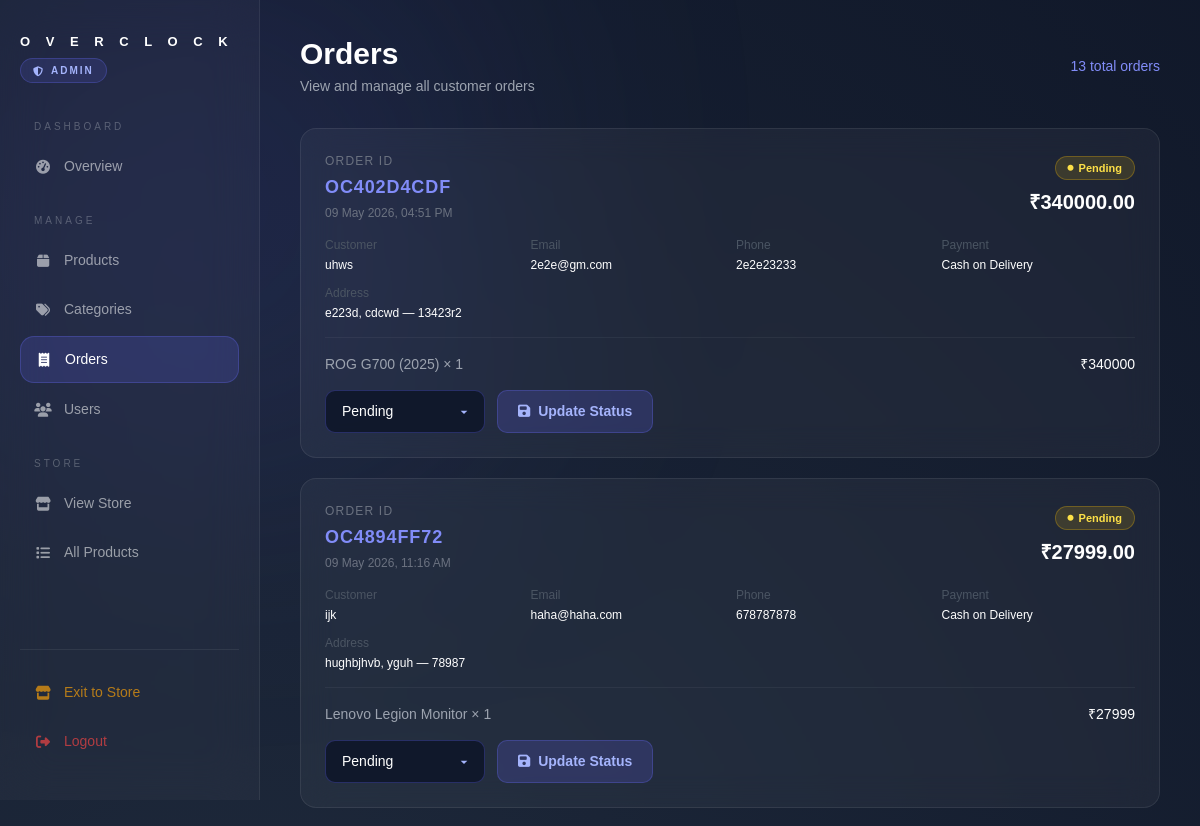
The page /adminhome/orders/ (signed in, upper part) on the database as committed earlier.
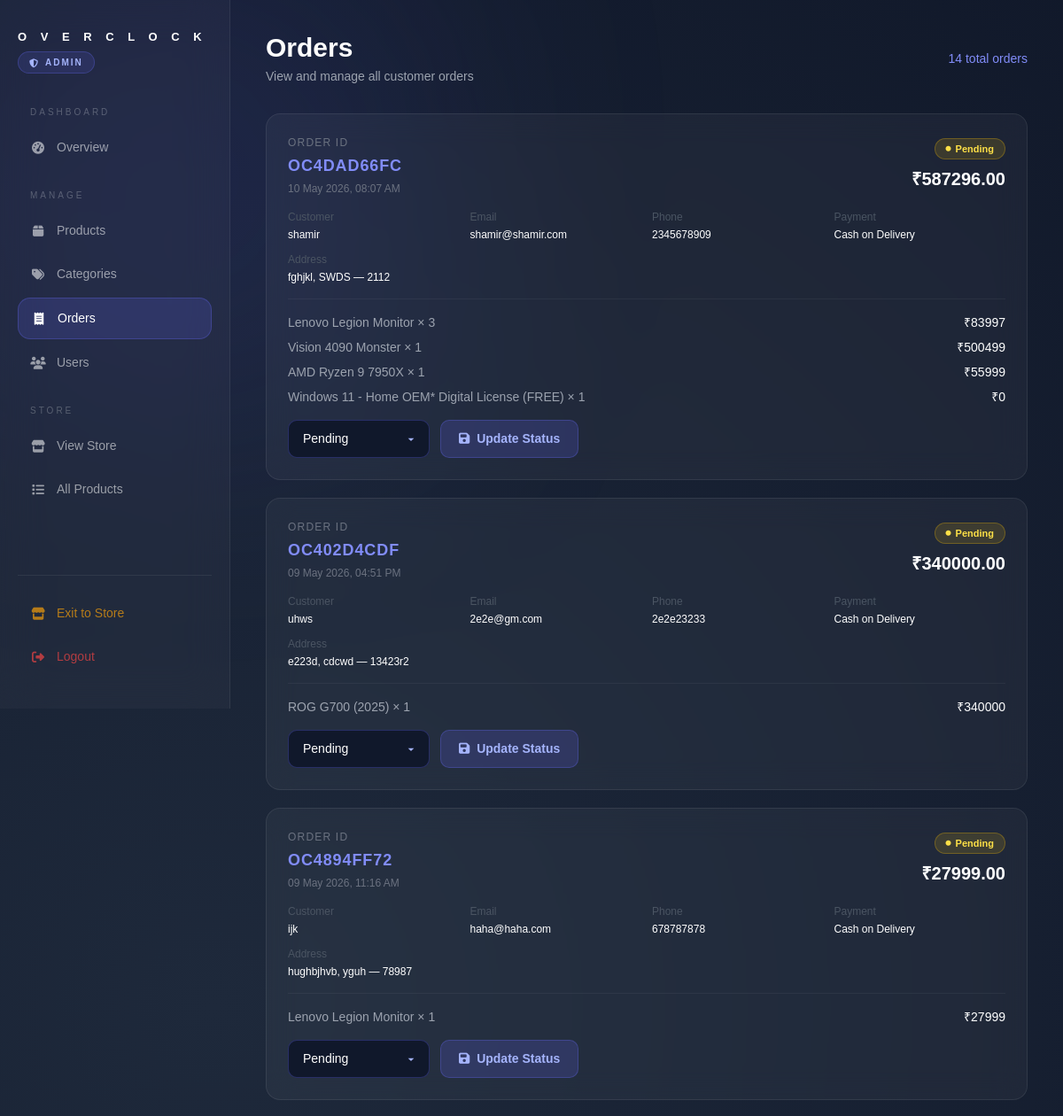
The same page on the database as committed later.
### Overclock/models.py (models this page shows, shortened)
class Order(models.Model):
    STATUS_CHOICES = [
        ('Pending',    'Pending'),
        ('Processing', 'Processing'),
        ('Shipped',    'Shipped'),
        ('Delivered',  'Delivered'),
    ]
    PAYMENT_CHOICES = [
        ('COD',  'Cash on Delivery'),
        ('UPI',  'UPI'),
        ('CARD', 'Credit/Debit Card'),
    ]
    order_id       = models.CharField(max_length=20, unique=True, editable=False)
    user           = models.ForeignKey(User, on_delete=models.SET_NULL, null=True, blank=True)
    full_name      = models.CharField(max_length=100)
    email          = models.EmailField()
    phone          = models.CharField(max_length=15)
    address        = models.TextField()
    city           = models.CharField(max_length=100)
    pincode        = models.CharField(max_length=10)
    payment_method = models.CharField(max_length=10, choices=PAYMENT_CHOICES)
    upi_id         = models.CharField(max_length=100, blank=True, null=True)
    card_number    = models.CharField(max_length=20,  blank=True, null=True)
    card_expiry    = models.CharField(max_length=7,   blank=True, null=True)
    card_cvv       = models.CharField(max_length=4,   blank=True, null=True)
    delivery_email  = models.EmailField(blank=True, null=True)   # email for digital delivery
    license_key     = models.TextField(blank=True, null=True)    # filled by admin for digital products
    subtotal       = models.DecimalField(max_digits=10, decimal_places=2)
    delivery_fee   = models.DecimalField(max_digits=10, decimal_places=2)
    grand_total       = models.DecimalField(max_digits=10, decimal_places=2)
    promo_code        = models.CharField(max_length=500, blank=True, null=True)
    discount_amount   = models.DecimalField(max_digits=10, decimal_places=2, default=0)
    status         = models.CharField(max_length=20, choices=STATUS_CHOICES, default='Pending')
    created_at     = models.DateTimeField(auto_now_add=True)
    class Meta:
        ordering = ['-created_at']

class OrderItem(models.Model):
    order         = models.ForeignKey(Order, on_delete=models.CASCADE, related_name='items')
    product_name  = models.CharField(max_length=150)
    product_image = models.CharField(max_length=300, blank=True)
    price         = models.DecimalField(max_digits=10, decimal_places=2)
    quantity      = models.IntegerField()
    is_digital    = models.BooleanField(default=False)
    @property
    def total(self):
        return self.price * self.quantity

### Overclock/views.py (the view)
# urls.py: path('adminhome/orders/', views.admin_orders, name='admin_orders'),
@admin_required
def admin_orders(request):
    orders = Order.objects.prefetch_related('items').all()
    return render(request, 'admin_orders.html', {'orders': orders})

### Overclock/context_processors.py (called while the page is built)
def categories(request):
    return {
        'nav_categories': Category.objects.all().order_by('name')
    }

### Overclock/views.py (called while the page is built)
def admin_required(view_func):
    from functools import wraps
    @wraps(view_func)
    def wrapper(request, *args, **kwargs):
        if not request.session.get('is_admin'):
            return redirect('adminlogin')
        return view_func(request, *args, **kwargs)
    return wrapper

### Overclock/templates/admin_orders.html (shortened to what the changed rows need)
{% load static %}
<!DOCTYPE html>
<html lang="en">
<head>
<script src="https://cdn.tailwindcss.com"></script>
<link href="https://cdnjs.cloudflare.com/ajax/libs/font-awesome/6.5.0/css/all.min.css" rel="stylesheet">
</head>
<body>
<aside class="sidebar">
    <div>
        <h1 class="sidebar-logo">O V E R C L O C K</h1>
    </div>
</aside>
<main class="main">
    <div class="flex justify-between items-center mb-8">
        <div>
            <h2 class="text-3xl font-bold mb-1">Orders</h2>
            <p class="text-gray-400 text-sm">View and manage all customer orders</p>
        </div>
        <span class="text-indigo-400 text-sm font-medium">{{ orders|length }} total orders</span>
    </div>
    {% if orders %}
    <div class="space-y-5">
        {% for order in orders %}
        <div id="order-{{ order.order_id }}"
             class="glass rounded-2xl p-6 order-card"
             style="transition: box-shadow 0.4s ease, border-color 0.4s ease;">
            <div class="flex flex-wrap justify-between items-start gap-4 mb-4">
                <div>
                    <p class="text-xs text-gray-500 uppercase tracking-widest mb-1">Order ID</p>
                    <p class="text-lg font-bold text-indigo-400 tracking-wider">{{ order.order_id }}</p>
                    <p class="text-xs text-gray-500 mt-1">{{ order.created_at|date:"d M Y, h:i A" }}</p>
                </div>
                <div class="text-right">
                    <span class="status-badge status-{{ order.status }}">
                        <i class="fa-solid fa-circle text-[6px]"></i> {{ order.status }}
                    </span>
                    <p class="text-xl font-bold mt-2">₹{{ order.grand_total }}</p>
                </div>
            </div>
            <div class="grid grid-cols-2 md:grid-cols-4 gap-3 text-xs text-gray-400 mb-4">
                <div><p class="text-gray-600 mb-1">Customer</p><p class="text-white">{{ order.full_name }}</p></div>
                <div><p class="text-gray-600 mb-1">Email</p><p class="text-white">{{ order.email }}</p></div>
                <div><p class="text-gray-600 mb-1">Phone</p><p class="text-white">{{ order.phone }}</p></div>
                <div><p class="text-gray-600 mb-1">Payment</p><p class="text-white">{{ order.get_payment_method_display }}</p></div>
                <div class="col-span-2"><p class="text-gray-600 mb-1">Address</p><p class="text-white">{{ order.address }}, {{ order.city }} — {{ order.pincode }}</p></div>
            </div>
            <div class="border-t border-white/5 pt-4 mb-4 space-y-2">
                {% for item in order.items.all %}
                <div class="flex justify-between text-sm text-gray-400">
                    <span>
                        {{ item.product_name }} × {{ item.quantity }}
                    </span>
                    <span class="text-white">₹{{ item.total|floatformat:0 }}</span>
                </div>
                {% endfor %}
            </div>
            <div class="space-y-4">
                <form method="POST" action="{% url 'update_order_status' order.order_id %}" class="flex items-center gap-3">
                    <select name="status" class="themed-select">
                        {% for value, label in order.STATUS_CHOICES %}
                        <option value="{{ value }}" {% if order.status == value %}selected{% endif %}>{{ label }}</option>
                        {% endfor %}
                    </select>
                    <button type="submit"
                            style="background:rgba(99,102,241,0.2); border:1px solid rgba(99,102,241,0.3); color:#a5b4fc; padding:10px 20px; border-radius:10px; font-size:14px; font-weight:600;">
                        <i class="fa-solid fa-floppy-disk mr-1"></i> Update Status
                    </button>
                </form>
            </div>
        </div>
        {% endfor %}
    </div>
    {% endif %}
</main>
</body>
</html>

Rows that differ between the two databases and show on the page:
added Order: order_id "OC4DAD66FC", created_at "10 May 2026, 08:07 AM", status "Pending", grand_total "587296.00", full_name "shamir", email "shamir@shamir.com", phone "2345678909", payment_method "Cash on Delivery", address "fghjkl", city "SWDS", pincode "2112"
added OrderItem: product_name "Lenovo Legion Monitor", quantity "3", total "83997", shown under "OC4DAD66FC"
added OrderItem: product_name "Vision 4090 Monster", quantity "1", total "500499", shown under "OC4DAD66FC"
added OrderItem: product_name "AMD Ryzen 9 7950X", quantity "1", total "55999", shown under "OC4DAD66FC"
added OrderItem: product_name "Windows 11 - Home OEM* Digital License (FREE)", quantity "1", total "0", shown under "OC4DAD66FC"
Other text that changed with them:
{{ orders|length }}: "13" → "14"
